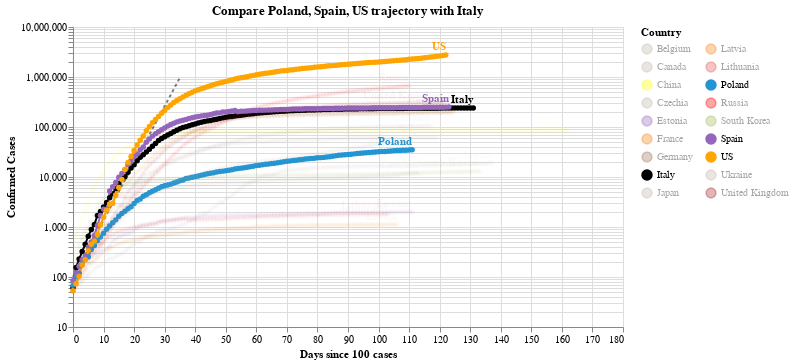

Write notebook code for a chart like this one.
### Code cell
#hide_input
chart2 = make_since_chart(dff2, ['Poland', 'Spain', 'US'], baseline_countries)
chart2

### Figure 1 — Vega-Lite specification as saved in the notebook (floating-point values rounded to 4 significant figures; data arrays with more than 128 entries replaced by an {"elided": "..."} marker saying what was removed)
{"config": {"view": {"continuousWidth": 400, "continuousHeight": 300}}, "layer": [{"data": {"name": "data-628230001892d6798b50651be41d1b3e"}, "mark": {"type": "line", "color": "black", "opacity": 0.5, "strokeDash": [3, 3]}, "encoding": {"x": {"type": "quantitative", "field": "Days since 100 cases"}, "y": {"type": "quantitative", "field": "Confirmed Cases"}}}, {"data": {"name": "data-db2d78b6054fc7c4367406ce7be34d7f"}, "mark": {"type": "line", "point": true}, "encoding": {"color": {"type": "nominal", "field": "Country", "legend": {"columns": 2}, "scale": {"domain": ["Belgium", "Canada", "China", "Czechia", "Estonia", "France", "Germany", "Italy", "Japan", "Latvia", "Lithuania", "Poland", "Russia", "South Korea", "Spain", "US", "Ukraine", "United Kingdom"], "range": ["#C1B7AD", "#C1B7AD", "yellow", "#C1B7AD", "#9467bd", "#F58518", "#9D755D", "black", "#C1B7AD", "#F58518", "#E45756", "#2495D3", "red", "#A1BA59", "#9467bd", "orange", "#C1B7AD", "brown"]}}, "opacity": {"condition": {"value": 1, "selection": "selector004"}, "value": 0.05}, "tooltip": [{"type": "nominal", "field": "Country"}, {"type": "temporal", "field": "Date"}, {"type": "quantitative", "field": "Confirmed Cases"}, {"type": "quantitative", "field": "Days since 100 cases"}], "x": {"type": "quantitative", "field": "Days since 100 cases"}, "y": {"type": "quantitative", "field": "Confirmed Cases", "scale": {"type": "log"}}}, "selection": {"selector004": {"type": "multi", "fields": ["Country"], "bind": "legend", "init": [{"Country": "Poland"}, {"Country": "Spain"}, {"Country": "US"}, {"Country": "Italy"}]}}, "width": 550}, {"data": {"name": "data-db2d78b6054fc7c4367406ce7be34d7f"}, "mark": {"type": "text", "align": "right", "dy": -8, "fontWeight": "bold"}, "encoding": {"color": {"type": "nominal", "field": "Country", "legend": {"columns": 2}, "scale": {"domain": ["Belgium", "Canada", "China", "Czechia", "Estonia", "France", "Germany", "Italy", "Japan", "Latvia", "Lithuania", "Poland", "Russia", "South Korea", "Spain", "US", "Ukraine", "United Kingdom"], "range": ["#C1B7AD", "#C1B7AD", "yellow", "#C1B7AD", "#9467bd", "#F58518", "#9D755D", "black", "#C1B7AD", "#F58518", "#E45756", "#2495D3", "red", "#A1BA59", "#9467bd", "orange", "#C1B7AD", "brown"]}}, "opacity": {"condition": {"value": 1, "selection": "selector004"}, "value": 0.05}, "text": {"type": "nominal", "field": "Country"}, "tooltip": [{"type": "nominal", "field": "Country"}, {"type": "temporal", "field": "Date"}, {"type": "quantitative", "field": "Confirmed Cases"}, {"type": "quantitative", "field": "Days since 100 cases"}], "x": {"type": "quantitative", "field": "Days since 100 cases"}, "y": {"type": "quantitative", "field": "Confirmed Cases", "scale": {"type": "log"}}}, "transform": [{"filter": "(datum['Date'] >= 1593648000000)"}], "width": 550}], "title": "Compare Poland, Spain, US trajectory with Italy", "$schema": "https://vega.github.io/schema/vega-lite/v4.0.2.json", "datasets": {"data-628230001892d6798b50651be41d1b3e": [{"Days since 100 cases": 0, "Confirmed Cases": 100.0}, {"Days since 100 cases": 1, "Confirmed Cases": 130.0}, {"Days since 100 cases": 2, "Confirmed Cases": 169.0}, {"Days since 100 cases": 3, "Confirmed Cases": 219.7}, {"Days since 100 cases": 4, "Confirmed Cases": 285.6}, {"Days since 100 cases": 5, "Confirmed Cases": 371.3}, {"Days since 100 cases": 6, "Confirmed Cases": 482.7}, {"Days since 100 cases": 7, "Confirmed Cases": 627.5}, {"Days since 100 cases": 8, "Confirmed Cases": 815.7}, {"Days since 100 cases": 9, "Confirmed Cases": 1060.0}, {"Days since 100 cases": 10, "Confirmed Cases": 1379.0}, {"Days since 100 cases": 11, "Confirmed Cases": 1792.0}, {"Days since 100 cases": 12, "Confirmed Cases": 2330.0}, {"Days since 100 cases": 13, "Confirmed Cases": 3029.0}, {"Days since 100 cases": 14, "Confirmed Cases": 3937.0}, {"Days since 100 cases": 15, "Confirmed Cases": 5119.0}, {"Days since 100 cases": 16, "Confirmed Cases": 6654.0}, {"Days since 100 cases": 17, "Confirmed Cases": 8650.0}, {"Days since 100 cases": 18, "Confirmed Cases": 11250.0}, {"Days since 100 cases": 19, "Confirmed Cases": 14620.0}, {"Days since 100 cases": 20, "Confirmed Cases": 19000.0}, {"Days since 100 cases": 21, "Confirmed Cases": 24710.0}, {"Days since 100 cases": 22, "Confirmed Cases": 32120.0}, {"Days since 100 cases": 23, "Confirmed Cases": 41750.0}, {"Days since 100 cases": 24, "Confirmed Cases": 54280.0}, {"Days since 100 cases": 25, "Confirmed Cases": 70560.0}, {"Days since 100 cases": 26, "Confirmed Cases": 91730.0}, {"Days since 100 cases": 27, "Confirmed Cases": 119300.0}, {"Days since 100 cases": 28, "Confirmed Cases": 155000.0}, {"Days since 100 cases": 29, "Confirmed Cases": 201500.0}, {"Days since 100 cases": 30, "Confirmed Cases": 262000.0}, {"Days since 100 cases": 31, "Confirmed Cases": 340600.0}, {"Days since 100 cases": 32, "Confirmed Cases": 442800.0}, {"Days since 100 cases": 33, "Confirmed Cases": 575600.0}, {"Days since 100 cases": 34, "Confirmed Cases": 748300.0}, {"Days since 100 cases": 35, "Confirmed Cases": 972800.0}], "data-db2d78b6054fc7c4367406ce7be34d7f": {"elided": "2188 records"}}}
